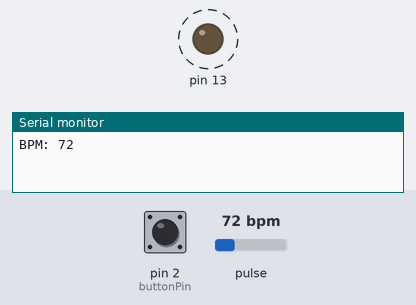
Simulated run of this sketch. Board: Arduino Uno, built with avr-gcc and run on an emulated ATmega328P. Shown: output pins drawn as LEDs (lit = HIGH), the last lines printed to the serial monitor. Dashed ring = blinking. Inputs (shaded band) come from the test bench; at power-on: pulse 72 bpm, pin 2 (buttonPin) HIGH.

Above: at 1.2 s.
1.3 s: pulse set to 42 bpm
At 3.81 s:
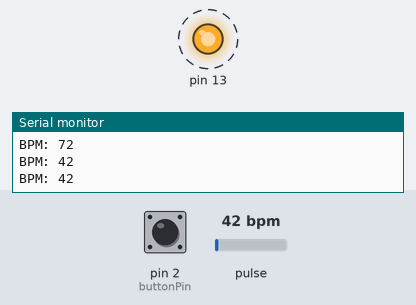
4.3 s: pulse set to 70 bpm
At 5.55 s:
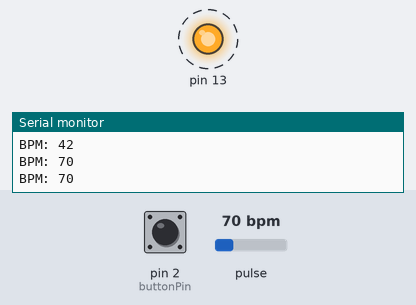
Timing chart, 0 to 13.3 s (numbered marks = the images above; inputs shaded):
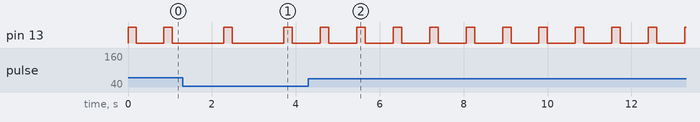

The sketch:

Heart_RespirationCounter.ino
```cpp
#define USE_ARDUINO_INTERRUPTS true
#include <PulseSensorPlayground.h>

const int PulseWire=0;
const int LED=13;
int Threshold=550;

PulseSensorPlayground pulseSensor;

const int buttonPin=2;
int buttonState=0;
int lastButtonState=0;
int count=0;

unsigned long startTime=0;
const long interval=60000;

void setup() {
  pinMode(buttonPin,INPUT_PULLUP);
  Serial.begin(9600);
  startTime=millis();

  pulseSensor.analogInput(PulseWire);
  pulseSensor.blinkOnPulse(LED);
  pulseSensor.setThreshold(Threshold);

  pulseSensor.begin();
}

void loop(){
  buttonState=digitalRead(buttonPin);
  if(buttonState==LOW&&lastButtonState==HIGH) {
    count++;
  }
  lastButtonState=buttonState;
  if (millis()-startTime>=interval) {
    startTime=millis();
    Serial.print("Last minute respiration is : ");
    Serial.println(count);
    count=0;
  }

  if (pulseSensor.sawStartOfBeat()) {
  int myBPM=pulseSensor.getBeatsPerMinute();

    Serial.print("BPM: ");
    Serial.println(myBPM);
  }

  delay(20);
}
```

Measured:
- after the input at 1.3 s, pin 13: alternates HIGH for 0.20 s and LOW for 1.2 s, starting after 0.98 s
- after the input at 4.3 s, pin 13: alternates HIGH for 0.20 s and LOW for 0.67 s, starting after 0.28 s
- by itself, pin 13: alternates HIGH for 0.20 s and LOW for 0.65 s
